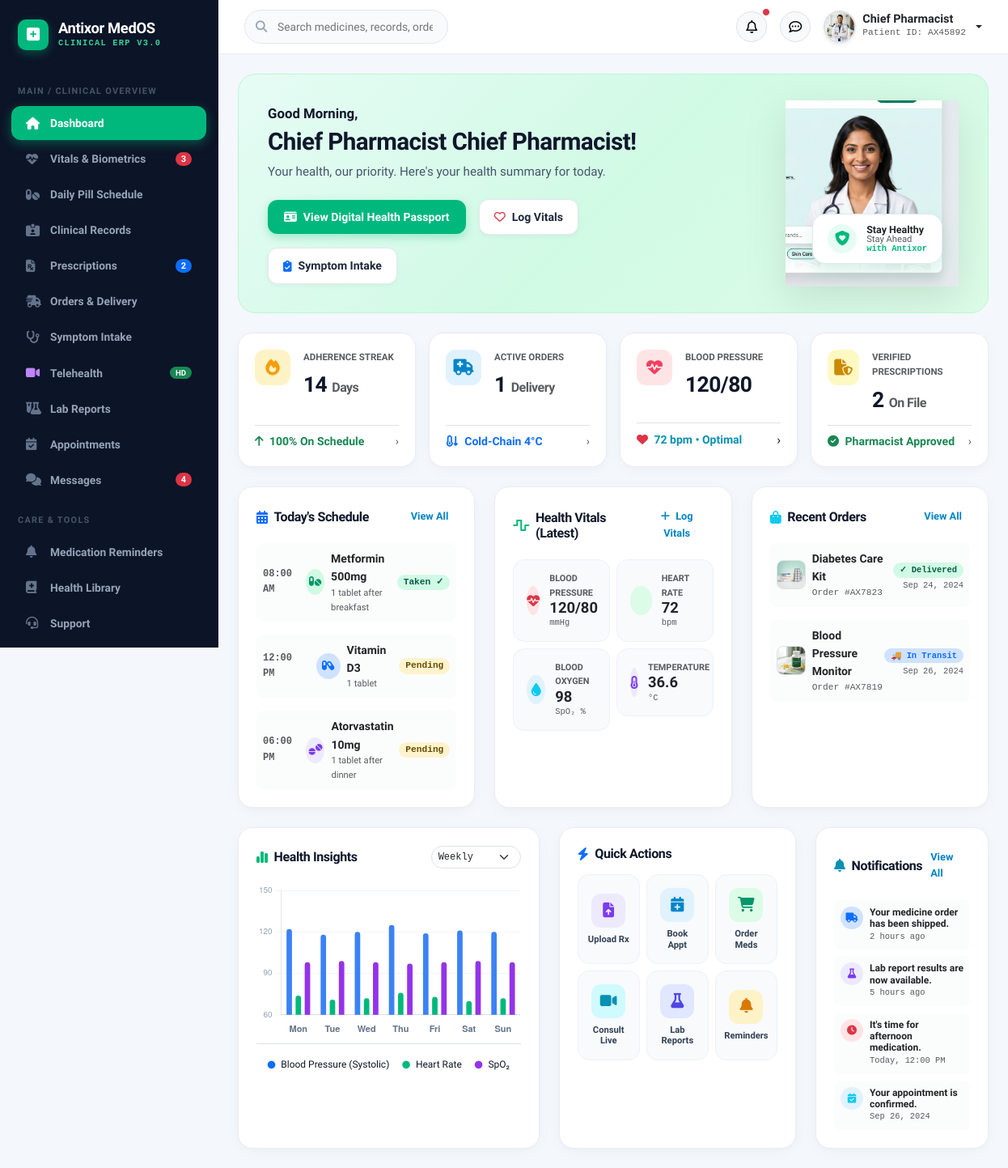
/dashboard/ (signed in), run on an earlier commit of the app's database.
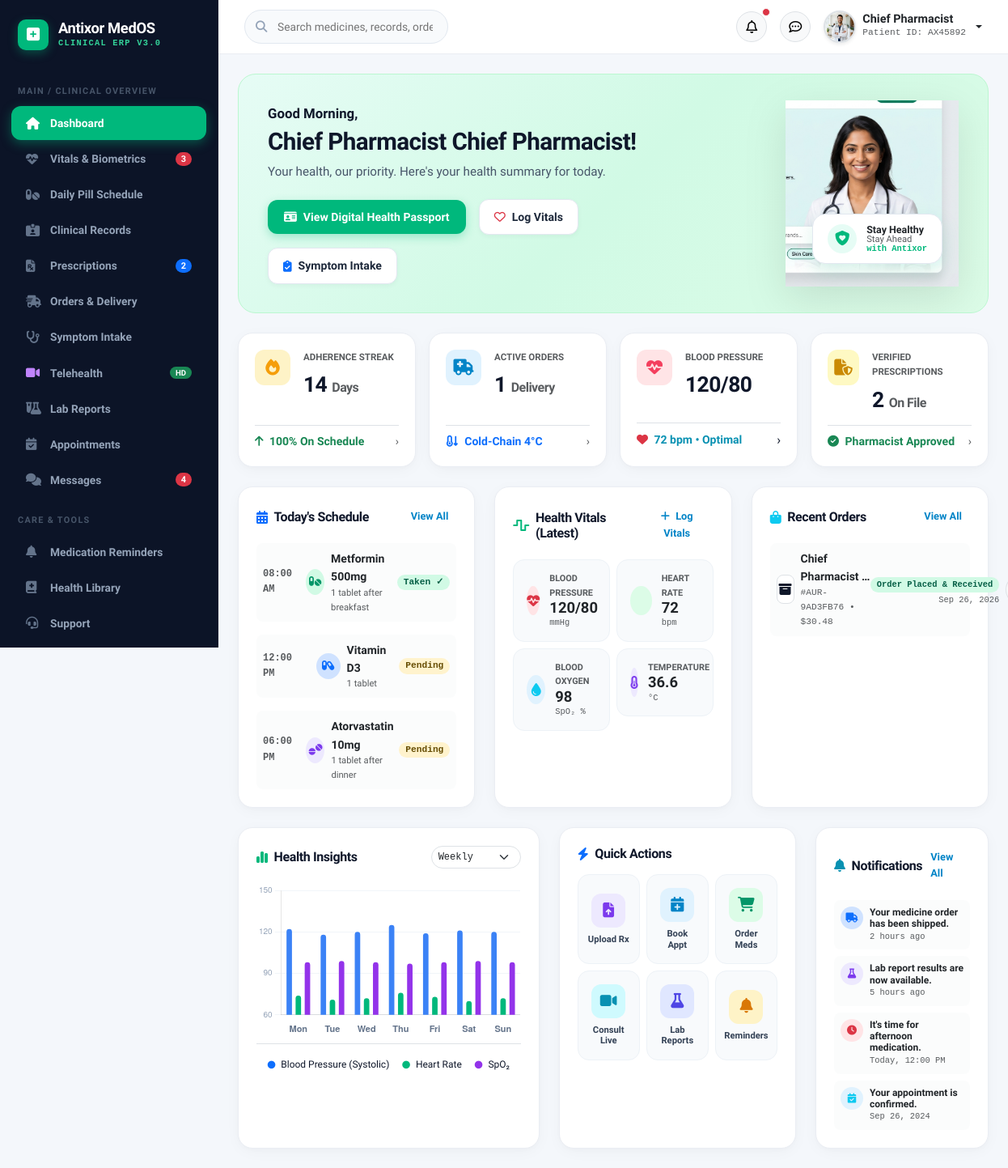
And on a later commit of the database.
### apps/orders/models.py (models this page shows, shortened)
class Order(models.Model):
    PAYMENT_METHOD_CHOICES = (
        ('COD', 'Cash on Express Delivery'),
        ('CARD', 'Credit / Debit Card (Online)'),
        ('APPLE_PAY', 'Apple Pay / Google Pay'),
        ('INSURANCE', 'Health Insurance Co-Pay'),
    )
    PAYMENT_STATUS_CHOICES = (
        ('PENDING', 'Payment Pending'),
        ('PAID', 'Payment Completed'),
        ('REFUNDED', 'Refunded'),
        ('FAILED', 'Failed'),
    )
    ORDER_STATUS_CHOICES = (
        ('PLACED', 'Order Placed & Received'),
        ('PRESCRIPTION_VERIFICATION', 'Rx Prescription Under Pharmacist Review'),
        ('PROCESSING', 'Pharmacist Dispensing & Quality Check'),
        ('PACKED', 'Temperature-Controlled Packaged'),
        ('OUT_FOR_DELIVERY', 'Out for Express Courier Delivery'),
        ('DELIVERED', 'Delivered to Doorstep'),
        ('CANCELLED', 'Order Cancelled'),
    )
    order_number = models.CharField(max_length=50, unique=True, editable=False)
    user = models.ForeignKey(settings.AUTH_USER_MODEL, on_delete=models.SET_NULL, null=True, blank=True, related_name='orders')
    session_key = models.CharField(max_length=100, blank=True, null=True)
    full_name = models.CharField(max_length=150)
    email = models.EmailField()
    phone = models.CharField(max_length=25)
    shipping_address = models.TextField()
    city = models.CharField(max_length=100, default='New York')
    postal_code = models.CharField(max_length=20, default='10001')
    prescription = models.ForeignKey(Prescription, on_delete=models.SET_NULL, null=True, blank=True, related_name='orders')
    total_amount = models.DecimalField(max_digits=10, decimal_places=2)
    shipping_fee = models.DecimalField(max_digits=10, decimal_places=2, default=0.00)
    discount_amount = models.DecimalField(max_digits=10, decimal_places=2, default=0.00)
    final_amount = models.DecimalField(max_digits=10, decimal_places=2)
    payment_method = models.CharField(max_length=20, choices=PAYMENT_METHOD_CHOICES, default='COD')
    payment_status = models.CharField(max_length=20, choices=PAYMENT_STATUS_CHOICES, default='PENDING')
    order_status = models.CharField(max_length=30, choices=ORDER_STATUS_CHOICES, default='PLACED')
    tracking_number = models.CharField(max_length=100, blank=True, null=True)
    estimated_delivery = models.CharField(max_length=100, default='Same-Day Express (Within 2 Hours)')
    delivery_notes = models.TextField(blank=True, null=True)
    created_at = models.DateTimeField(auto_now_add=True)
    updated_at = models.DateTimeField(auto_now=True)
    class Meta:
        ordering = ['-created_at']

### apps/core/views.py (the view)
# urls.py: path('dashboard/', user_dashboard_view, name='dashboard'),
@login_required(login_url='/login/')
def user_dashboard_view(request):
    orders = Order.objects.filter(user=request.user).prefetch_related('items', 'status_history')
    prescriptions = Prescription.objects.filter(user=request.user)
    consultations = ConsultationRequest.objects.filter(user=request.user)
    from apps.core.models import PatientVital, PillReminder, PatientIntake, MedicalFacility
    vitals = PatientVital.objects.filter(user=request.user)
    latest_vital = vitals.first()
    pill_reminders = PillReminder.objects.filter(user=request.user)
    intakes = PatientIntake.objects.filter(user=request.user)
    nearest_facilities = MedicalFacility.objects.filter(is_active=True)[:4]
    return render(request, 'pages/dashboard.html', {
        'orders': orders,
        'prescriptions': prescriptions,
        'consultations': consultations,
        'vitals': vitals,
        'latest_vital': latest_vital,
        'pill_reminders': pill_reminders,
        'intakes': intakes,
        'nearest_facilities': nearest_facilities,
    })

### apps/core/models.py (called while the page is built)
    @property
    def full_name(self):
        if self.first_name or self.last_name:
            return f"{self.first_name} {self.last_name}".strip()
        return self.username

### apps/orders/models.py (called while the page is built)
    @property
    def total_items(self):
        return sum(item.quantity for item in self.items.all())

    @property
    def subtotal(self):
        return sum(item.subtotal for item in self.items.all())

    @property
    def shipping_fee(self):
        if self.subtotal >= 35 or self.subtotal == 0:
            return 0.0
        return 4.99

    @property
    def grand_total(self):
        return float(self.subtotal) + float(self.shipping_fee)

### templates/pages/dashboard.html (shortened to what the changed rows need)
{% extends 'base.html' %}
{% load static %}
{% block content %}
<div class="medos-shell">
  <main class="medos-main">
    <div class="p-3 p-md-4 p-xl-4 flex-grow-1">
      <div class="medos-hero-card">
        <div class="row align-items-center position-relative" style="z-index: 2;">
          <div class="col-lg-8 col-xl-7">
            <h1 class="medos-hero-title">Chief Pharmacist {{ user.first_name|default:"Alexander" }}!</h1>
          </div>
        </div>
      </div>
      <div class="row g-4 mb-4">
        <div class="col-lg-4" id="recentOrdersCard">
          <div class="medos-card">
            <div class="d-flex flex-column gap-3">
              {% for ord in orders|slice:":3" %}
                <div class="d-flex align-items-center justify-content-between p-2 rounded-3 bg-light bg-opacity-50">
                  <div class="d-flex align-items-center gap-2">
                    <div class="rounded-3 border d-flex align-items-center justify-content-center bg-white text-emerald-600" style="width: 36px; height: 36px;">
                      <i class="fa-solid fa-box-archive"></i>
                    </div>
                    <div>
                      <div class="fw-bold text-dark small">{{ ord.full_name|truncatechars:18 }}</div>
                      <div class="text-muted font-monospace" style="font-size: 0.7rem;">#{{ ord.order_number }} • ${{ ord.final_amount }}</div>
                    </div>
                  </div>
                  <div class="text-end d-flex align-items-center gap-2">
                    <div>
                      <span class="badge bg-emerald-100 text-emerald-800 font-monospace rounded-pill px-2 py-1" style="background-color: #d1fae5; color: #065f46; font-size: 0.65rem;">
                        {{ ord.get_order_status_display }}
                      </span>
                      <div class="text-muted font-monospace" style="font-size: 0.65rem;">{{ ord.created_at|date:"M d, Y" }}</div>
                    </div>
                    <a href="{% url 'order-invoice-pdf' ord.order_number %}" target="_blank" class="btn btn-sm btn-light border rounded-circle p-1 text-danger" title="Download PDF Invoice">
                    </a>
                  </div>
                </div>
              {% empty %}
                <div class="d-flex align-items-center justify-content-between p-2 rounded-3 bg-light bg-opacity-50">
                  <div class="d-flex align-items-center gap-2">
                    <img src="{% static 'images/product_paracetamol.jpg' %}" alt="Product" class="rounded-3 border" style="width: 36px; height: 36px; object-fit: cover;">
                    <div>
                      <div class="fw-bold text-dark small">Diabetes Care Kit</div>
                      <div class="text-muted font-monospace" style="font-size: 0.7rem;">Order #AX7823</div>
                    </div>
                  </div>
                  <div class="text-end">
                    <span class="badge bg-emerald-100 text-emerald-800 font-monospace rounded-pill px-2 py-1" style="background-color: #d1fae5; color: #065f46; font-size: 0.65rem;">
                      ✓ Delivered
                    </span>
                    <div class="text-muted font-monospace" style="font-size: 0.65rem;">Sep 24, 2024</div>
                  </div>
                </div>
                <div class="d-flex align-items-center justify-content-between p-2 rounded-3 bg-light bg-opacity-50">
                  <div class="d-flex align-items-center gap-2">
                    <img src="{% static 'images/product_vitamind3.jpg' %}" alt="Product" class="rounded-3 border" style="width: 36px; height: 36px; object-fit: cover;">
                    <div>
                      <div class="fw-bold text-dark small">Blood Pressure Monitor</div>
                      <div class="text-muted font-monospace" style="font-size: 0.7rem;">Order #AX7819</div>
                    </div>
                  </div>
                  <div class="text-end">
                    <span class="badge bg-primary-subtle text-primary font-monospace rounded-pill px-2 py-1" style="font-size: 0.65rem;">
                      🚚 In Transit
                    </span>
                    <div class="text-muted font-monospace" style="font-size: 0.65rem;">Sep 26, 2024</div>
                  </div>
                </div>
              {% endfor %}
            </div>
          </div>
        </div>
      </div>
    </div>
  </main>
</div>
{% endblock %}

What changed in the data, as far as the page shows it:
added Order: full_name "Chief Pharmacist …", order_number "AUR-9AD3FB76", final_amount "30.48", order_status "Order Placed & Received", created_at "Sep 26, 2026"
Also different on the page:
text no longer shown: "Diabetes Care Kit Order #AX7823 ✓ Delivered Sep 24, 2024 Blood Pressure Monitor Order #AX7819 🚚 In Transit Sep 26, 2024"
